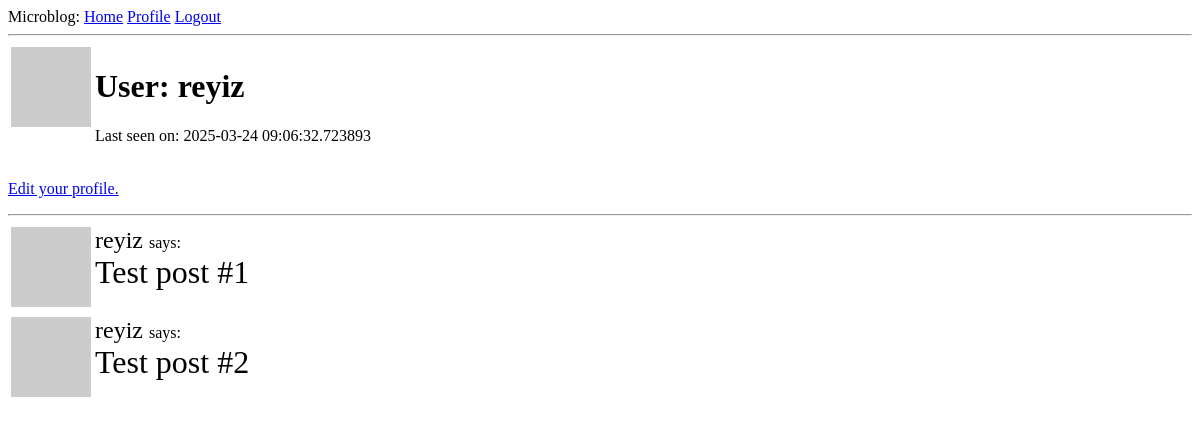
The page /user/reyiz (signed in) on the database as committed earlier.
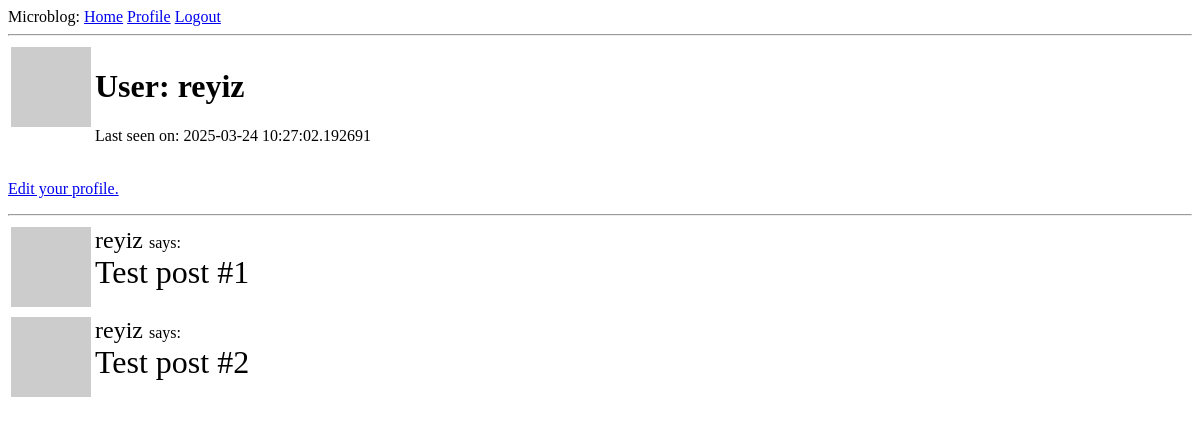
The same page on the database as committed later.
### app/models.py (models this page shows, shortened)
class User(UserMixin, db.Model):
    id: so.Mapped[int] = so.mapped_column(primary_key=True)
    username: so.Mapped[str] = so.mapped_column(sa.String(64), index=True,
                                                unique=True)
    email: so.Mapped[str] = so.mapped_column(sa.String(120), index=True,
                                             unique=True)
    password_hash: so.Mapped[Optional[str]] = so.mapped_column(sa.String(256))
    posts: so.WriteOnlyMapped['Post'] = so.relationship(back_populates='author')
    def avatar(self, size):
        digest = md5(self.email.lower().encode('utf-8')).hexdigest()
        return f'https://www.gravatar.com/avatar/{digest}?d=identicon&s={size}'
    about_me: so.Mapped[Optional[str]] = so.mapped_column(sa.String(140))
    last_seen: so.Mapped[Optional[datetime]] = so.mapped_column(
        default=lambda: datetime.now(timezone.utc)
    )

### app/routes.py (the view)
@app.route('/user/<username>')
@login_required
def user(username):
    user = db.first_or_404(sa.select(User).where(User.username==username))
    posts = [
        {'author': user, 'body': 'Test post #1'},
        {'author': user, 'body': 'Test post #2'}]
    return render_template('user.html', user=user, posts=posts)

### app/models.py (called while the page is built)
@login.user_loader
def load_user(id):
    return db.session.get(User, int(id))

### app/routes.py (called while the page is built)
@app.before_request
def before_request():
    if current_user.is_authenticated:
        current_user.last_seen = datetime.now(timezone.utc)
        db.session.commit()

### app/templates/user.html (shortened to what this page needs)
{% extends 'base.html' %}
{% block content %}
<div>
    <table >
        <tr valign="top">
            <td><img src="{{ user.avatar(128) }}"></td>
            <td><h1>User: {{ user.username }}</h1>
                {% if user.last_seen %}<p>Last seen on: {{ user.last_seen }}</p>{% endif %}
            </td>
        </tr>
    </table>
    {% if user == current_user %}
    <p>
        <a href="{{url_for('edit_profile')}}"> Edit your profile.</a>
    </p>
    {% endif %}
</div>
<hr>
    {% for post in posts %}
        {% include '_post.html' %}
    {% endfor %}
{% endblock %}

### app/templates/base.html (shortened to what this page needs)
<!doctype html>
<html>
    <head>
    </head>
    <body>
        <div>
          Microblog:
        <a href="{{url_for('index')}}">Home</a>
        {% if current_user.is_anonymous %}
        <a href="{{url_for('login')}}">Login</a>
        {% else %}
        <a href="{{url_for('user', username=current_user.username)}}">Profile</a>
        <a href="{{url_for('logout')}}">Logout</a>
        {% endif %}
      </div>
        <hr>
        {% block content %}{% endblock %}
    </body>
</html>

### app/templates/_post.html
<table>
    <tr valign="top">
        <td> <img src="{{ post.author.avatar(36) }}"></td>
        <td> <font size="5"> {{ post.author.username }} </font> says: <br>  <font size="6">{{post.body}} </font></td>
    </tr>
</table>

Rows that differ between the two databases and show on the page:
changed User "reyiz": last_seen "2025-03-24 09:06:32.723893" → "2025-03-24 10:27:02.192691"
